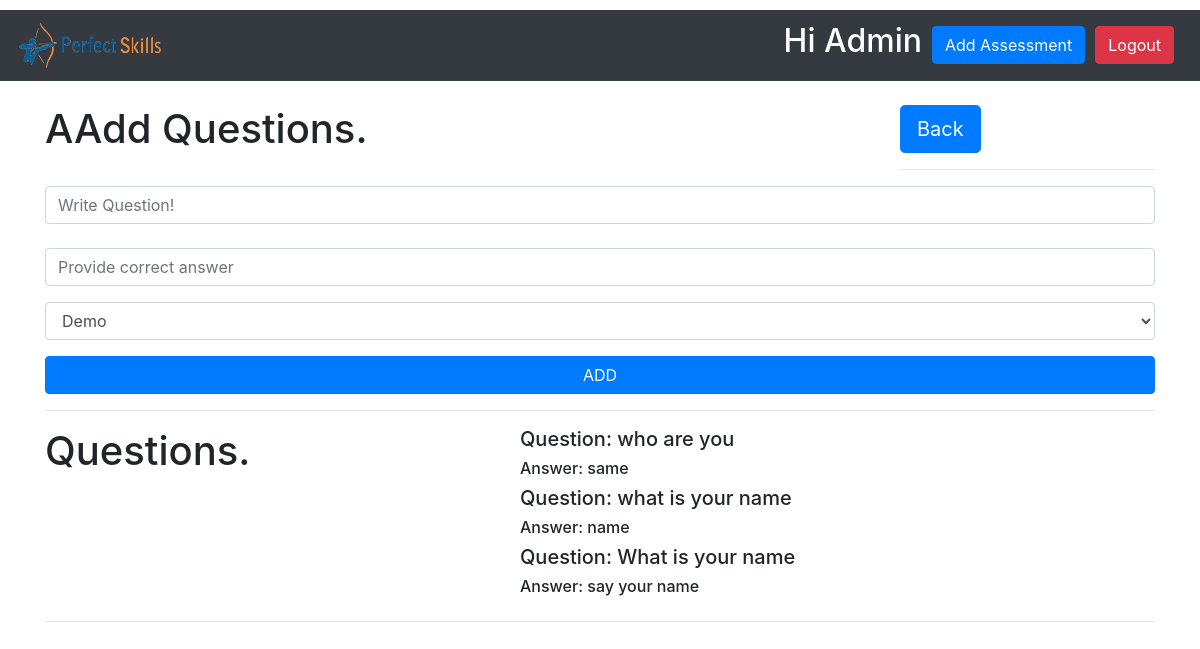
The page /administration/dashboard/assessment/1/ (signed in) on the database its author committed.
### administration/models.py (models this page shows, shortened)
class Question(models.Model):
    questionId = models.AutoField(primary_key=True)
    quostion= models.CharField(max_length=255,null=True)
    correctanswer = models.CharField(max_length=255,null=True)
    assessment = models.ForeignKey(allAssessment, on_delete=models.CASCADE)

### administration/views.py (the view)
# urls.py: path('dashboard/assessment/<int:ass_id>/',view_assessments,name='view'),
@staff_member_required
@login_required(login_url='login')
def view_assessments(request, ass_id):
    ass_id = ass_id
    assessment = allAssessment.objects.filter(assId=ass_id)
    allque = allAssessment.objects.get(assId=ass_id).question_set.all()[:5]
    return render(request, 'assview.html', {'ques': allque, 'ass': assessment})

### templates/assview.html (shortened to what this page needs)
{% extends 'base.html' %}
{% load static %}
{% block content %}
<div class="container">
    <br>
        <div class="row">
          <div class="col-md-5">
            <h1>AAdd Questions.</h1>
          </div>
          <div class="col-md-4">
          </div>
          <div class="col-md-3">
            <a class="btn btn-primary btn-lg" href="#" id="back-button">Back</a>
            <hr>
          </div>
        </div>
    <form action="{% url 'Addquestion'  %}">
        <div class="form-group">
            <input class="form-control" name="que" type="que" placeholder="Write Question! "><br>
            <input class="form-control" name="correctanswer" type="correctanswer" placeholder="Provide correct answer ">
        </div>
        <div class="form-group">
            <select class="form-control" name="ass" id="ass">
                {% for ass in ass.all %}
                <option value="{{ ass.assessmentName }}">{{ ass.assessmentName }}</option>
                {% endfor %}
            </select>
        </div>
        <div class="form-group"><button class="btn btn-primary btn-block my-2 my-sm-0" type="submit">ADD</button></div>
    </form>
    <hr>
</div>
<div class="container">
    <div class="row">
        <div class="col-md-5">
            <h1>Questions.</h1>
        </div>
        <div class="col-md-5">
            {% for que in ques.all reversed %}
            <h5>Question: {{ que.quostion }}<h5>
                <h6>Answer: {{ que.correctanswer }}</h6>
                    {% endfor %}
        </div>
        <div class="col-md-2">
        </div>
    </div>
    <hr>
</div>
{% endblock %}

### rows shown on the page
Question: quostion "who are you", correctanswer "same"
Question: quostion "what is your name", correctanswer "name"
Question: quostion "What is your name", correctanswer "say your name"

### other values the page prints
form field ass "Demo"
